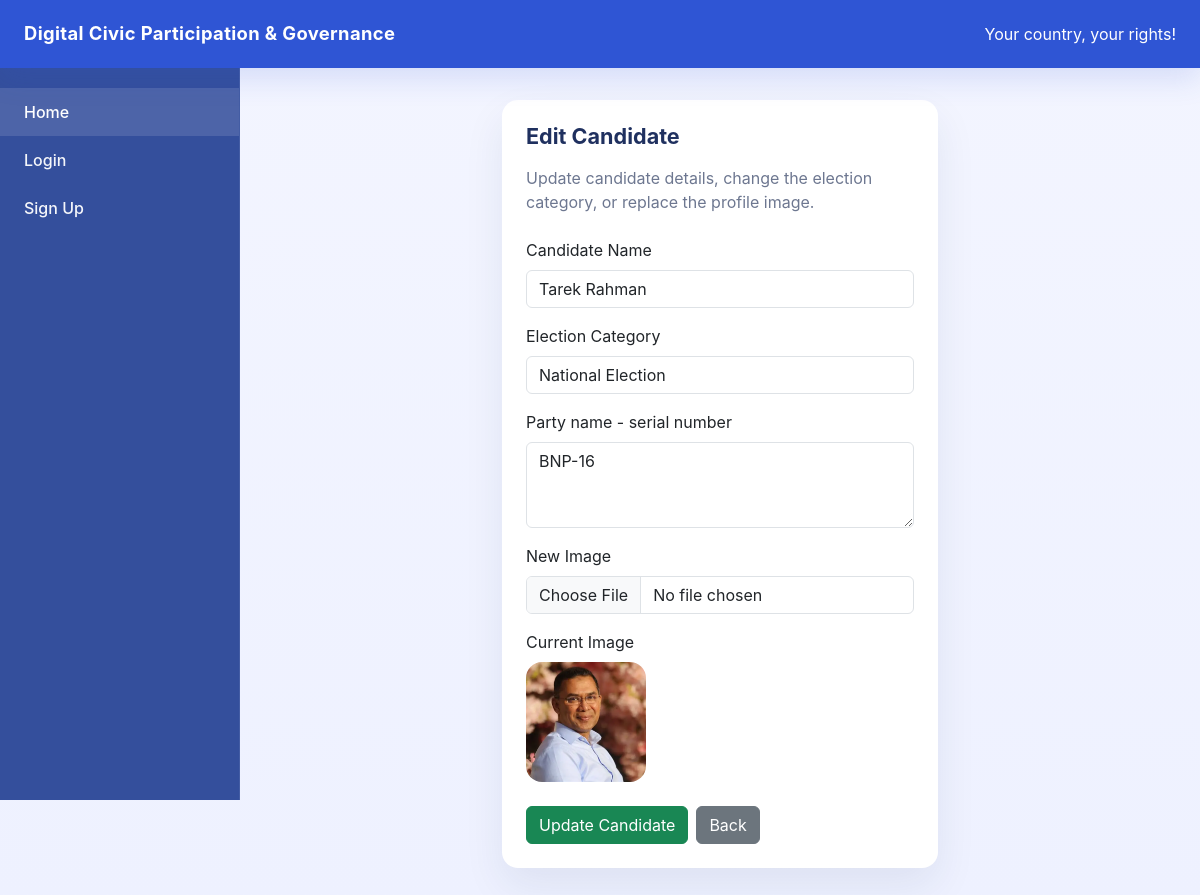
The app's page /candidates/edit/2 with its own data.
### models/candidate.py (models this page shows)
class Candidate(db.Model):
    __tablename__ = "candidate"
    id = db.Column(db.Integer, primary_key=True)
    name = db.Column(db.String(100), nullable=False)
    category = db.Column(db.String(100), nullable=False)
    description = db.Column(db.String(500), nullable=True)
    image = db.Column(db.String(200), nullable=True)

### routes/candidate_routes.py (the view)
@c_bp.route("/edit/<int:candidate_id>", methods=["GET"])
def edit_candidate_page(candidate_id):
    candidate = Candidate.query.get(candidate_id)
    if not candidate:
        return "Candidate Not Found", 404
    return render_template("edit_candidate.html", candidate=candidate)

### app.py (called while the page is built, shortened)
@app.context_processor
def inject_notification_count():
    unread_notification_count = 0
    current_user = None  # added
    voter_id = session.get("user_id")
    return dict(unread_notification_count=unread_notification_count, current_user=current_user)

### templates/edit_candidate.html
{% extends "base.html" %}
{% block content %}
<div class="row justify-content-center">
    <div class="col-xl-6 col-lg-8">
        <div class="card card-smooth">
            <div class="card-body p-4">
                <h1 class="section-title mb-3">Edit Candidate</h1>
                <p class="page-intro mb-4">Update candidate details, change the election category, or replace the profile image.</p>
                <form action="{{ url_for('c_bp.update_candidate', candidate_id=candidate.id) }}" method="POST" enctype="multipart/form-data">
                    <div class="mb-3">
                        <label class="form-label">Candidate Name</label>
                        <input type="text" name="name" class="form-control" value="{{ candidate.name }}" required>
                    </div>
                    <div class="mb-3">
                        <label class="form-label">Election Category</label>
                        <input type="text" name="category" class="form-control" value="{{ candidate.category }}" required>
                    </div>
                    <div class="mb-3">
                        <label class="form-label">Party name - serial number</label>
                        <textarea name="description" class="form-control" rows="3" placeholder="BNP-03">{{ candidate.description }}</textarea>
                    </div>
                    <div class="mb-3">
                        <label class="form-label">New Image</label>
                        <input type="file" name="image" class="form-control">
                    </div>
                    {% if candidate.image %}
                        <div class="mb-4">
                            <p class="mb-2">Current Image</p>
                            <img src="{{ url_for('static', filename='uploads/' + candidate.image) }}" class="rounded-4" width="120" height="120" style="object-fit: cover;">
                        </div>
                    {% endif %}
                    <div class="d-flex gap-2 flex-wrap">
                        <button type="submit" class="btn btn-success">Update Candidate</button>
                        <a href="{{ url_for('c_bp.candidates_page') }}" class="btn btn-secondary">Back</a>
                    </div>
                </form>
            </div>
        </div>
    </div>
</div>
{% endblock %}

### templates/base.html (style rules this page uses)
:root { --brand: #2f55d4; --brand-soft: #edf0ff; --surface: #ffffff; --surface-soft: #f4f6ff; --text: #1f305f; --muted: #6d7790; }
body { margin: 0; min-height: 100vh; background: linear-gradient(180deg, #f3f5ff 0%, #eef1ff 100%); font-family: Inter, system-ui, -apple-system, BlinkMacSystemFont, "Segoe UI", sans-serif; color: var(--text); }
.card-smooth { border: 0; border-radius: 1rem; background: var(--surface); box-shadow: 0 18px 40px rgba(23, 45, 92, 0.08); }
.section-title { font-size: 1.35rem; font-weight: 700; margin-bottom: 1.25rem; color: var(--text); }
.page-intro { color: var(--muted); margin-bottom: 1.75rem; }

### records on screen
Candidate: name "Tarek Rahman", category "National Election", description "BNP-16", image (picture)
